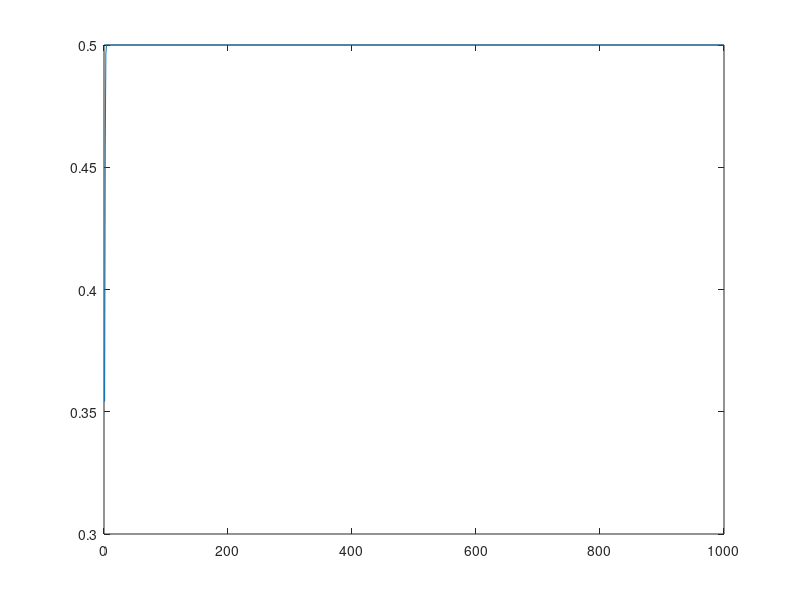

Write MATLAB code to recreate this figure.
pkg load signal

start_point = 0.23;

g = @(x) 2*x*(1 - x);

number_iterations = 1000;
orbit = zeros(1, number_iterations);

orbit(1) = g(start_point);

for i = 1:(number_iterations - 1)
  orbit(i+1) = g(orbit(i));
endfor

plot(orbit)
